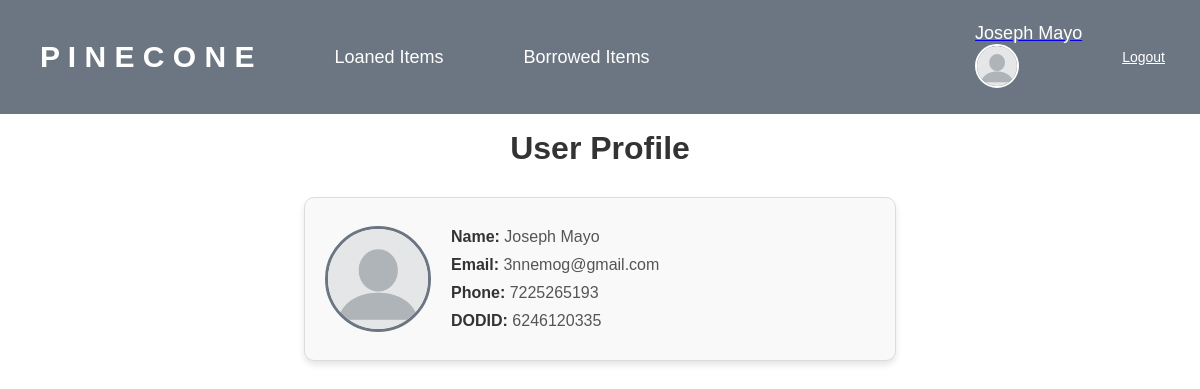
Before: /profile/6246120335 (signed in) with the older database file.
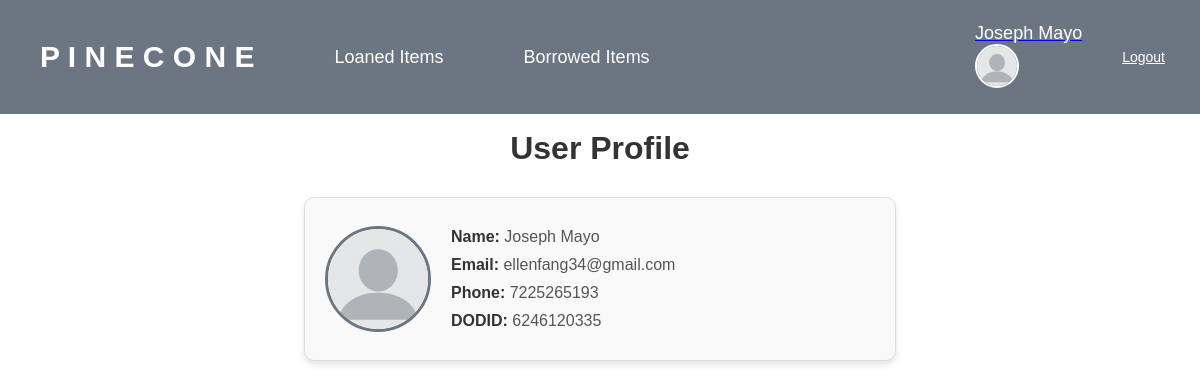
After: the same page with the newer database file.
### tables this page shows
CREATE TABLE User (
    DODID VARCHAR(255) PRIMARY KEY,       -- Unique identifier for each user (e.g., Department of Defense ID)
    FirstName VARCHAR(255),               -- Users name
    LastName VARCHAR(255),       
    Email VARCHAR(255),                   -- Users email
    Phone VARCHAR(255),                   -- Users phone number
    Password VARCHAR(255)
);

### app.py (the view)
@app.route('/profile/<user_id>')
@login_required
def profile(user_id):
    if user_id != current_user.id:
        return "Unauthorized", 403
    conn = get_db_connection()
    cursor = conn.cursor()
    cursor.execute("SELECT * FROM User WHERE DODID = ?", (user_id,))
    user = cursor.fetchone()
    conn.close()
    if user:
        return render_template('profile.html', user=dict(user))
    else:
        return "User not found", 404

### app.py (called while the page is built)
def get_db_connection():
    conn = sqlite3.connect("pinecone.db")
    conn.row_factory = sqlite3.Row  # Fetch rows as dictionaries
    return conn

@login_manager.user_loader
def load_user(user_id):
    conn = get_db_connection()
    cursor = conn.cursor()
    cursor.execute("SELECT * FROM User WHERE DODID = ?", (user_id,))
    user_data = cursor.fetchone()
    conn.close()
    if user_data:
        return User(user_data["DODID"], user_data["FirstName"], user_data["LastName"], user_data["Email"])
    return None

### templates/profile.html (shortened to what this page needs)
<!DOCTYPE html>
<html lang="en">
<head>
    <link rel="stylesheet" href="{{ url_for('static', filename='css/styles.css') }}">
</head>
<body>
    <div id="container">
        <nav>
            <div class="navbar-title">
                <p>P I N E C O N E</p>
            </div>
            <ul>
                <li><a href="{{ url_for('index') }}">Loaned Items</a></li>
                <li><a href="{{ url_for('borrowedItems') }}">Borrowed Items</a></li>
            </ul>
            <div class="profile-section">
                {% if current_user.is_authenticated %}
                    <a href="{{ url_for('profile', user_id=current_user.id) }}">
                        <span class="profile-name">{{ current_user.first_name }} {{ current_user.last_name }}</span>
                        <div class="profile-picture">
                            <img src="{{ url_for('static', filename='images/profile.png') }}" alt="Profile Picture">
                        </div>
                    </a>
                    <a href="{{ url_for('logout') }}" class="logout-button">Logout</a>
                {% else %}
                    <a href="{{ url_for('login') }}">Login</a> | <a href="{{ url_for('register') }}">Register</a>
                {% endif %}
            </div>
        </nav>
        <main>
            <div class="profile-header">
                <h1>User Profile</h1>
            </div>
            <div class="profile-details-container">
                <div class="profile-card">
                    <img src="{{ url_for('static', filename='images/profile.png') }}" alt="Profile Picture" class="profile-card-picture">
                    <div class="profile-card-info">
                        <p><strong>Name:</strong> {{ user['FirstName'] }} {{ user['LastName'] }}</p>
                        <p><strong>Email:</strong> {{ user['Email'] }}</p>
                        <p><strong>Phone:</strong> {{ user['Phone'] }}</p>
                        <p><strong>DODID:</strong> {{ user['DODID'] }}</p>
                    </div>
                </div>
            </div>
        </main>
    </div>
</body>
</html>

### static/css/styles.css (style rules this page uses)
body { font-family: Arial, sans-serif; margin: 50px; padding-top: 60px; }
nav { background-color: #6B7682; width: 95%; padding: 10px 40px; position: fixed; top: 0; left: 0; z-index: 1000; display: flex; justify-content: space-between; align-items: center; padding-left: 40px; padding-right: 40px; }
.navbar-title p { color: white; font-size: 30px; font-weight: bold; text-decoration: none; }
nav ul { display: flex; justify-content: center; list-style-type: none; }
nav ul li { margin: 0 20px 0 20px; }
nav ul li a { color: white; text-decoration: none; font-size: 18px; display: block; padding: 10px 20px; }
.profile-section { display: flex; align-items: center; margin-left: auto; }
.profile-name { color: white; font-size: 18px; margin-right: 10px; }
.profile-picture img { width: 40px; height: 40px; border-radius: 50%; object-fit: cover; border: 2px solid #fff; }
.profile-header h1 { text-align: center; color: #333; margin-top: 20px; }
.profile-details-container { display: flex; justify-content: center; align-items: center; margin-top: 30px; }
.profile-card { background-color: #f9f9f9; border: 1px solid #ddd; border-radius: 10px; box-shadow: 0 4px 6px rgba(0, 0, 0, 0.1); width: 50%; padding: 20px; display: flex; align-items: center; justify-content: flex-start; }
.profile-card-picture { width: 100px; height: 100px; border-radius: 50%; object-fit: cover; margin-right: 20px; border: 3px solid #6B7682; }
.profile-card-info p { margin: 10px 0; font-size: 16px; color: #555; }
.profile-card-info strong { color: #333; }
.logout-button { color: #fff; background-color: #6B7682; border: none; padding: 10px 15px; border-radius: 5px; margin-left: 15px; cursor: pointer; font-size: 14px; }

Changed rows visible on the page:
changed User "Joseph": Email "3nnemog@gmail.com" → "ellenfang34@gmail.com"
